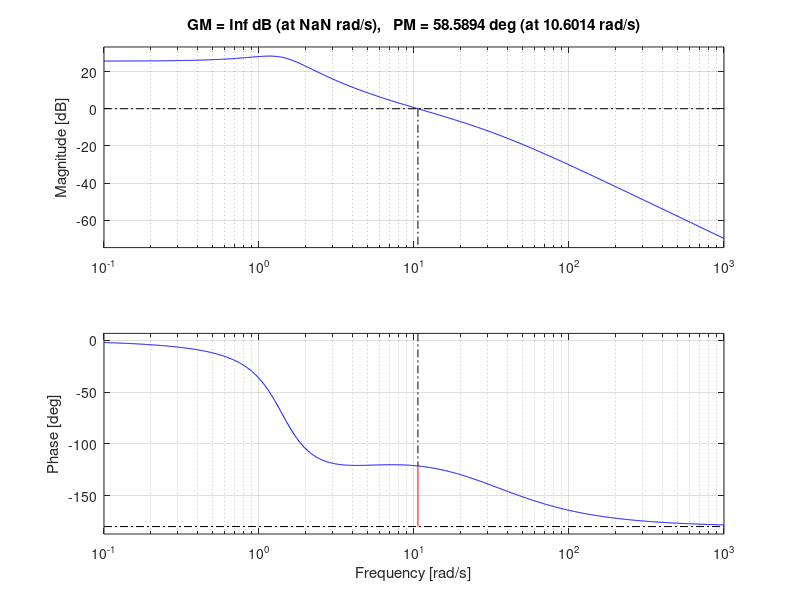
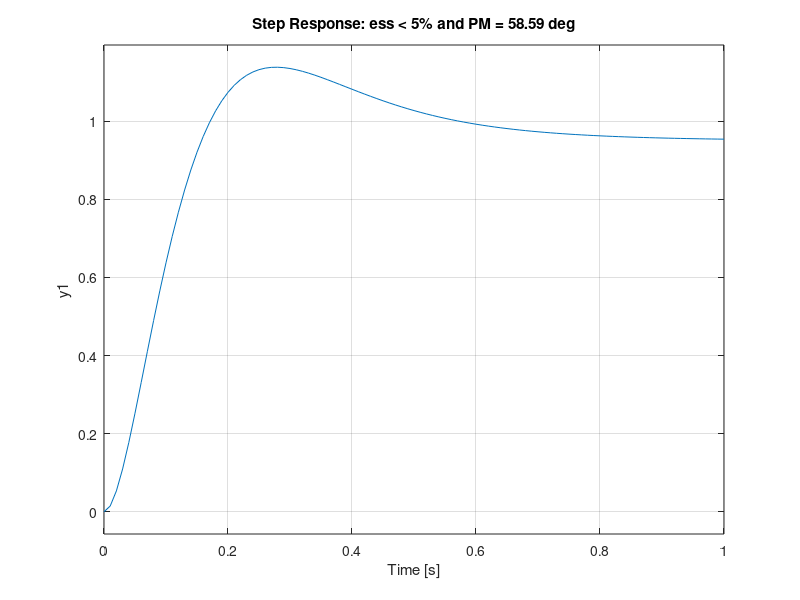
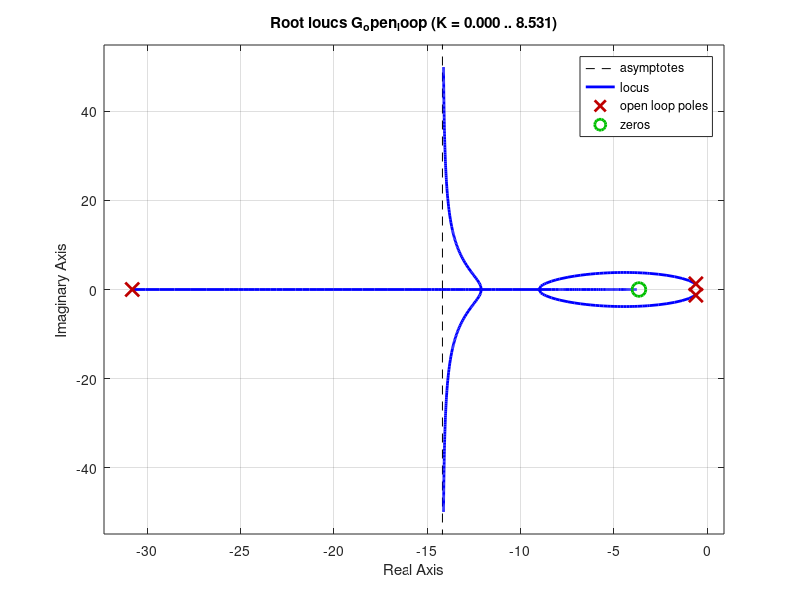

MATLAB code to generate these figures, in order: (Note: this script raises an error after producing the figures.)
% Plant Definition
num = -0.01/207;
den = [0.05, 0.06, 0.1001];
G = tf(num,den);

%% 1. Steady-State Error Requirement (< 5%)
% Kp > 19 to achieve ess < 0.05
K = -39583.33; 
G_u = K * G; 

%% 2. Transient Specifications
OS = 10; 
zeta = -log(OS/100) / sqrt(pi^2 + (log(OS/100))^2);
% Target PM (58.59 deg)
PM_target = atan2d(2*zeta, sqrt(-2*zeta^2 + sqrt(1 + 4*zeta^4)));

%% 3. Iterative Lead Compensator Design
% This loop ensures we hit the required 58.59 degree target exactly
phi_corr = 0; 
tolerance = 0.01;
max_iterations = 15;

for i = 1:max_iterations
    [~, pm_curr, ~, ~] = margin(G_u);
    phi_m = PM_target - pm_curr + phi_corr;
    
    % Calculate beta (alpha)
    beta = (1 - sind(phi_m)) / (1 + sind(phi_m));
    
    % Find new crossover frequency
    mag_shift = -10*log10(1/beta);
    [mag, ~, w] = bode(G_u);
    w_new = interp1(20*log10(squeeze(mag)), w, mag_shift);
    
    % Calculate Zero and Pole
    zc = w_new * sqrt(beta);
    pc = w_new / sqrt(beta);
    D_lead = tf([1/zc 1], [1/pc 1])
    
    % Check achieved PM
    [~, achieved_pm, ~, ~] = margin(D_lead * G_u);
    error = PM_target - achieved_pm;
    if abs(error) < tolerance, break; end
    phi_corr = phi_corr + error; 
end

%% 4. Verification
G_open_loop = D_lead * G_u;
%[gm, pm_final, ~, wcp] = margin(G_open_loop);

figure(1);
margin(G_open_loop); 
grid on;

figure(2);
step(feedback(G_open_loop, 1));
title('Step Response: ess < 5% and PM = 58.59 deg');
grid on;
figure(3)
rlocus(G_open_loop)
fprintf('Achieved Phase Margin: %.2f deg at %.2f rad/s\n', pm_final, wcp);
fprintf('Required Gain K: %.2f\n', K);

